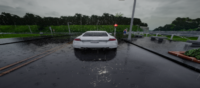
#> input picture imgs/CentralRGB_00142.png, 200 x 88 px
$ python -i panorama.py   (imports and definitions only)
#> lines starting #> are read from the running program, lines starting #| are printed output that depends on the picture
import numpy as np
import imutils
import cv2

class Panaroma:

    def image_stitch(self, images, lowe_ratio=0.75, max_Threshold=4.0,match_status=False):

        # Detect the features and keypoints from SIFT
        (imageB, imageA) = images
        (KeypointsA, features_of_A) = self.Detect_Feature_And_KeyPoints(imageA)
        (KeypointsB, features_of_B) = self.Detect_Feature_And_KeyPoints(imageB)

        # Get the valid matched points
        Values = self.matchKeypoints(KeypointsA, KeypointsB,features_of_A, features_of_B, lowe_ratio, max_Threshold)
        if Values is None:
            raise ValueError('Failed to generate panorama image!')
            exit()

        # Get perspective of image using computed homography
        (matches, Homography, status) = Values
        result_image = self.getwarp_perspective(imageA,imageB,Homography)
        result_image[0:imageB.shape[0], 0:imageB.shape[1]] = imageB

        # check to see if the keypoint matches should be visualized
        if match_status:
            vis = self.draw_Matches(imageA, imageB, KeypointsA, KeypointsB, matches,status)
            return (result_image, vis)

        return result_image

    # [56 lines left out: functions getwarp_perspective, Detect_Feature_And_KeyPoints, get_Allpossible_Match, All_validmatches, Compute_Homography, matchKeypoints, not called in this run]

    def get_image_dimension(self,image):
        (h,w) = image.shape[:2]
        return (h,w)

    # [24 lines left out: functions get_points, draw_Matches, not called in this run]

>>> import cv2
>>> picture = cv2.imread('imgs/CentralRGB_00142.png', cv2.IMREAD_GRAYSCALE)
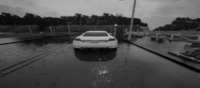
#> picture: shape (88, 200); min 0, max 194, mean 76.8
>>> result = Panaroma().image_stitch(picture)
#> (the run stopped early here; a loop or call above may not have finished)

$ run again, on imgs/Centre.png
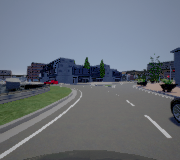
#> input picture imgs/Centre.png, 180 x 160 px
#> `picture = cv2.imread('imgs/CentralRGB_00142.png', cv2.IMREAD_GRAYSCALE)`:
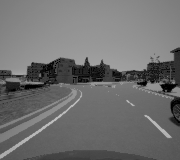
#> picture: shape (160, 180); min 0, max 194, mean 111.4

$ run again, on imgs/Left.png
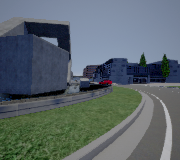
#> input picture imgs/Left.png, 180 x 160 px
#> `picture = cv2.imread('imgs/CentralRGB_00142.png', cv2.IMREAD_GRAYSCALE)`:
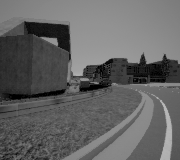
#> picture: shape (160, 180); min 0, max 185, mean 98.9
